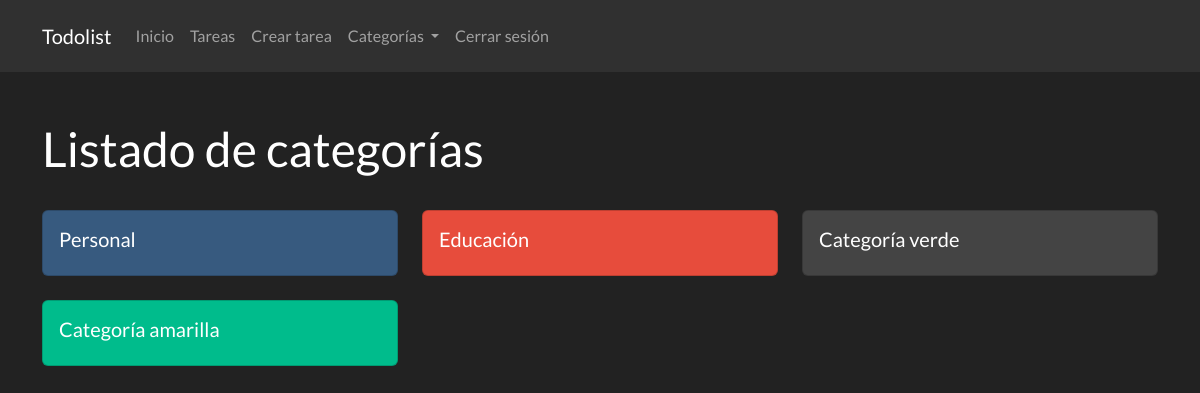
The app's page /categoria/ (signed in) with its own data.
### app.py (models this page shows, shortened)
class Categoria(db.Model):
    id = db.Column(db.Integer, primary_key=True)
    nombre = db.Column(db.String(100), nullable=False)
    color = db.Column(db.String(100), nullable=False)
    usuario_id = db.Column(db.Integer, db.ForeignKey('usuario.id'), nullable=False)

### app.py (the view, shortened to what this page needs)
@app.route('/categoria/', methods=['GET'])
@app.route('/categoria/<int:id>', methods=['GET'])
@login_required
def verCategoria(id = None):
    if id is None:
        categorias = Categoria.query.filter_by(usuario_id=current_user.id).all()
        return render_template('categorias.html', categorias=categorias)

### app.py (called while the page is built)
@login_manager.user_loader
def load_user(id):
    return Usuario.query.get(int(id))

### templates/categorias.html (shortened to what this page needs)
{% extends "base.html" %}
{% block content %}
<h1 class="mt-5">Listado de categorías</h1>
<div class="row">
    {% for categoria in categorias %}
    <div class="col-md-4">
        <a href="{{ url_for('verCategoria', id=categoria.id) }}" class="card-link" style="text-decoration: none;">
            <div class="card mt-4 bg-{{ categoria.color }}">
                <div class="card-body">
                    <h5 class="card-title">
                        {{ categoria.nombre }}
                    </h5>
                </div>
            </div>
        </a>
    </div>
    {% endfor %}
</div>
{% endblock %}

### records on screen
Categoria: nombre "Personal"
Categoria: nombre "Educación"
Categoria: nombre "Categoría verde"
Categoria: nombre "Categoría amarilla"
